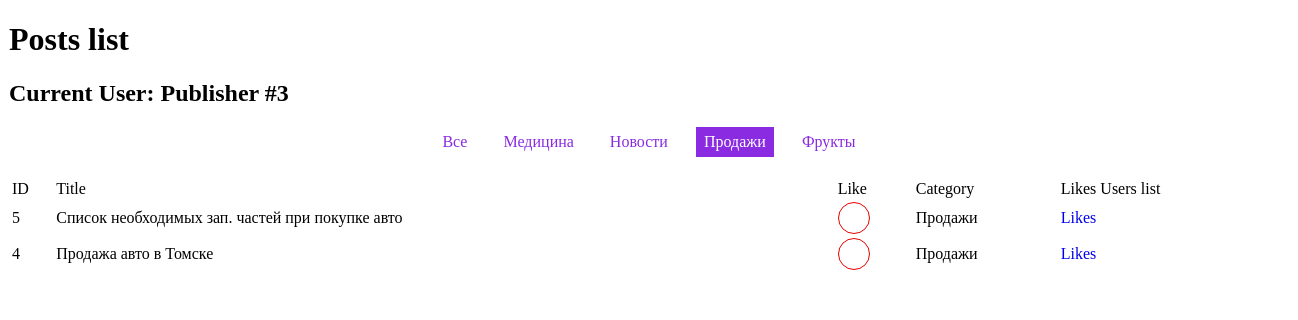
Page /?task=first&cat=2 on the committed database.
### tables this page shows
CREATE TABLE `user` (
  `id` int(11) NOT NULL AUTO_INCREMENT,
  `name` varchar(20) NOT NULL,
  PRIMARY KEY (`id`),
  KEY `index_id` (`id`)
);

CREATE TABLE `category` (
  `id` int(11) NOT NULL AUTO_INCREMENT,
  `name` varchar(50) NOT NULL,
  PRIMARY KEY (`id`),
  KEY `index_id` (`id`)
);

CREATE TABLE `post` (
  `id` int(11) NOT NULL AUTO_INCREMENT,
  `name` varchar(50) NOT NULL,
  PRIMARY KEY (`id`),
  KEY `index_id` (`id`)
);

### tasks/first/common.php (called while the page is built, shortened)
<?php
abstract class Common {
    public function __construct($db)
    {
        if(isset($_GET['cat']))
        {
            $this->currentCat = (int)$_GET['cat'];
        }
    }
}

### includes/DB.php (called while the page is built, shortened)
<?php
class DB
{
    private $db_host = 'localhost';
    private $db_user = 'root';
    private $db_password = '123456';
    private $db_name = 'test_hype';
    private static $mysql_connect = null;
    public function __construct()
    {
        if (self::$mysql_connect === null) {
            $db_connect = @mysqli_connect($this->db_host, $this->db_user, $this->db_password, $this->db_name);
            if(mysqli_connect_errno($db_connect)) {
                echo 'MySQL connect error!<br/>';
                echo mysqli_connect_errno($db_connect);
                exit;
            }
            else
            {
                mysqli_query($db_connect, "SET NAMES utf8");
                self::$mysql_connect = $db_connect;
            }
        }
    }
    private function query($query = null)
    {
        if($a = @mysqli_query(self::$mysql_connect, $query))
        {
            return $a;
        }
    }
    private function fetch($query = null)
    {
        return @mysqli_fetch_all($this->query($query), MYSQLI_ASSOC);
    }
    public function findAll($query = null)
    {
        $oneQuery = $this->fetch($query);
        return $oneQuery;
    }
}

### includes/tTemplate.php (called while the page is built)
<?php
class tTemplate  {
    private $content;
    public function __construct($name)  {
        $this->content = file_get_contents('./resources/views/' . $name . '.html');
        $this->content = preg_replace('/{ROOT}/i', ROOT, $this->content);
    }
    function replaceVars($vars = [])  {
        if(!empty($vars)) {
            foreach($vars as $blockname => $value) {
                $this->content = preg_replace('/{' . $blockname . '}/i', $value, $this->content);
            }
        }
    }
    public function render()
    {
        return $this->content;
    }
}

### tasks/first/category.php (the view, shortened to what this page needs)
<?php
class Category extends Common {
    public function getCats()
    {
        $sql = '
        SELECT category.id, category.name
        FROM category
        ORDER BY category.name
        ';
        return $this->renderCats($this->db->findAll($sql));
    }
    private function getLink($id = null)
    {
        if($id)
        {
            return self::$link.'&cat='.$id;
        }
        return self::$link;
    }
    private function renderCats($rows = [])
    {
        $data = '<div id="catsMenu">';
        $class = $this->currentCat ? '' : 'current';
        $data .= '<div class="'.$class.'">';
        $data .= '<a href="'.$this->getLink().'">Все</a>';
        $data .= '</div>';
        foreach($rows as $row)
        {
            $class = $this->currentCat && $this->currentCat == $row['id'] ? 'current' : '';
            $data .= '<div class="'.$class.'">';
            $data .= '<a href="'.$this->getLink($row['id']).'">'.$row['name'].'</a>';
            $data .= '</div>';
        }
        $data .= '</div>';
        return $data;
    }
}

### tasks/first/post.php (shortened to what this page needs)
<?php
class Post extends Common{
    public function getPosts()
    {
        $sql = '
        SELECT post.id, post.name,
        category.id AS catId, category.name AS catName,
        link_likes.user_id AS likeUserId
        FROM post
        LEFT JOIN link_category_post ON (link_category_post.post_id = post.id)
        LEFT JOIN category ON (category.id = link_category_post.category_id)
        LEFT JOIN link_likes ON (link_likes.post_id = post.id AND link_likes.user_id = '.self::$user['id'].')
        ';
        if(!is_null($this->currentCat))
        {
            $sql .= '
            WHERE link_category_post.category_id = '.$this->currentCat.'
            ';
        }
        $sql .= '
        GROUP BY post.id
        ORDER BY post.id DESC';
        return $this->renderPosts($this->db->findAll($sql));
    }
    private function getLikeLink($id = null)
    {
        if($id)
        {
            return self::$link.'&postLikes='.$id;
        }
        return self::$link;
    }
    private function renderPosts($rows = [])
    {
        $data = '<table id="postList">';
        $data .= '<tr>';
        $data .= '<td>ID</td>';
        $data .= '<td>Title</td>';
        $data .= '<td>Like</td>';
        $data .= '<td>Category</td>';
        $data .= '<td>Likes Users list</td>';
        $data .= '</tr>';
        foreach($rows as $row)
        {
            $data .= '<tr>';
            $data .= '<td>';
            $data .= $row['id'];
            $data .= '</td>';
            $data .= '<td>';
            $data .= $row['name'];
            $data .= '</td>';
            $data .= '<td>';
            $class = $row['likeUserId'] ? ' liked' : '';
            $dataLike = ' data-id="'.$row['id'].'" data-liked="'.$row['likeUserId'].'" ';
            $data .= '<span class="like'.$class.'" '.$dataLike.'></span>';
            $data .= '</td>';
            $data .= '<td>';
            $data .= $row['catName'];
            $data .= '</td>';
            $data .= '<td>';
            $data .= '<a href="'.$this->getLikeLink($row['id']).'">Likes</a>';
            $data .= '</td>';
            $data .= '</tr>';
        }
        $data .= '</table>';
        return $data;
    }
}

### tasks/first.php (shortened to what this page needs)
<?php
$user = new User($db);
$userName = $user->getName();
$userId = $user->getId();
$post = new Post($db);
$category = new Category($db);
$cats = '';
if(isset($_GET['postLikes']))
{
    $id = (int)$_GET['postLikes'];
    $title = 'User Likes For Post #'.$id;
    $content = $post->getLikeUsers($id);
}
else
{
    $title = 'Posts list';
    $cats = $category->getCats();
    $content = $post->getPosts();
}
$template = new tTemplate('first');
$template->replaceVars([
    'title' => $title,
    'cats' => $cats,
    'content' => $content,
    'userName' => $userName,
    'userId' => $userId,
]);
echo $template->render();

### resources/css/common.css (style rules this page uses)
#page { margin: 0 auto; width: 1280px; }
a { text-decoration: none; }

### resources/css/first.css (style rules this page uses)
#userList, #postList { width: 100%; }
#postList .like { display: block; width: 30px; height: 30px; background: #fff; border: 1px solid #E60000; border-radius: 100%; }
#catsMenu { text-align: center; margin: 20px 0; }
#catsMenu div { display: inline-block; vertical-align: middle; margin: 0 10px; }
#catsMenu div a { display: block; padding: 6px 8px; color: #8A2BE2; }
#catsMenu div.current a, #catsMenu div a:hover { color: #fff; background: #8A2BE2; }

### rows in the picture
user: $template->render() "Posts list Current User: Publisher #3"
category: name "Медицина"
category: name "Новости"
category: name "Продажи"
category: name "Фрукты"
post: value "5 Список необходимых зап. частей при покупке авто Продажи"
post: value "4 Продажа авто в Томске Продажи"
